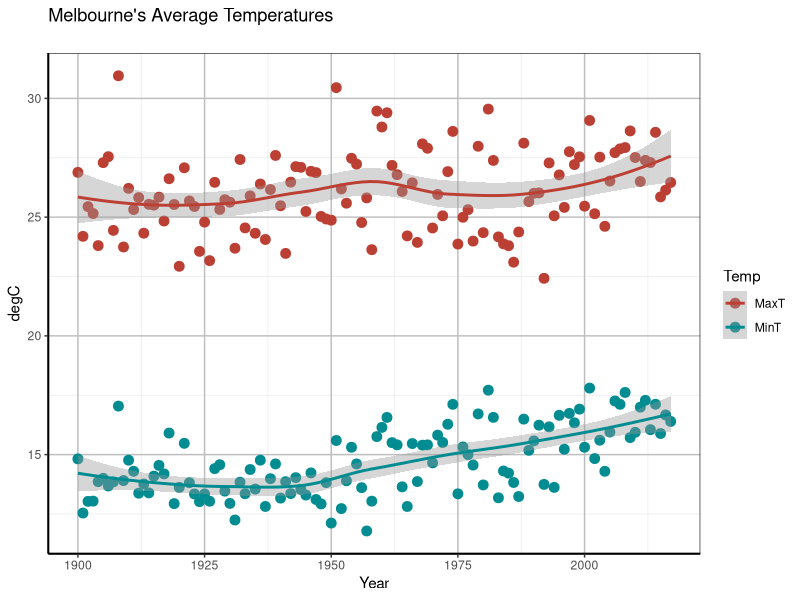

Write the R code that produced this figure.

library(tidyverse)
library(reshape2)


data2 <- read.csv("data/melbourne.csv", as.is=TRUE, header=TRUE)
data2 <- na.omit(data2)

max.temp <- select(data2, everything())%>%
  #filter(Month == 2)%>%
        filter(Month %in% c(1)) %>%
        filter(Year >=1900 & Year <= 2017)%>%
  group_by(Year)%>%
  summarize(MaxT = mean(Max), MinT = mean(Min))

tall.temp <- gather(data=max.temp,key=Temp,value=Degree,na.rm=FALSE,MaxT,MinT)

# To tidy up and remove reshape2----------------------------------
#tall.temp2 <- gather(max.temp, Year)

plot <- ggplot(tall.temp, aes(Year,Degree, col=Temp)) + 
        geom_point(size=3) + 
        geom_smooth(method=loess) + 
        ggtitle("Melbourne's Average Temperatures\n") +
        scale_color_hue(l=45) +
        ylab("degC") 

plot <- plot + theme_bw()

plot <- plot + theme(panel.grid.major = element_line(size = 0.5, color = "grey"), axis.line = element_line(size = 0.7, color = "black"))    
plot
  
